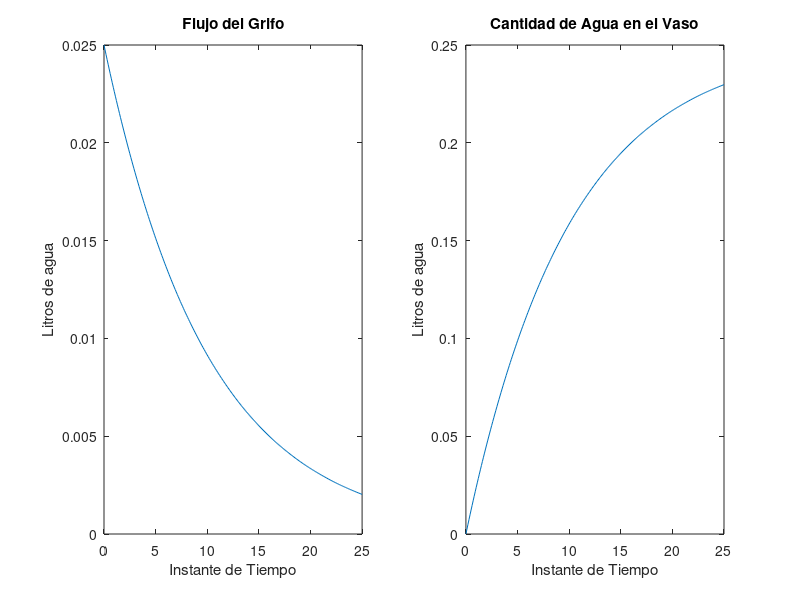

Here is the MATLAB script that generated this plot:
clear
clc
% --------------
% |   HITO 1   |
% --------------

% Primero defino los vectores y los datos que utilizaré para resolver el hito:

% Vector con los instantes de tiempo:
    % Para hacerlo más versátil y poder utilizar el modelo en otros casos,
    % defino los parámetros del incremento del tiempo y el tiempo total
    % como variables
incremento_tiempo = 0.1;
tiempo_total = 25;
instante_tiempo = 0:incremento_tiempo:tiempo_total;

% Cantidad de agua deseada:
agua_deseada = 0.25;

% Constante k:
k = 0.1;

% La cantidad de agua inicial en el vaso es igual a cero:
cantidad_agua_vaso(1) = 0;

% El bucle for se ejecutará tantas veces como instantes de tiempo haya
for i=1:length(instante_tiempo)
    
    % Discrepancia por instante de tiempo:
    discrepancia(i) = agua_deseada - cantidad_agua_vaso(i);

    % Flujo por instante de tiempo:
    flujo_grifo(i) = k * discrepancia(i);

    % Hallo la cantidad de agua del vaso a los 10 segundos:
    if instante_tiempo(i)==10
        display('La cantidad de litros de agua en el vaso en el segundo 10 es de :')
        display(cantidad_agua_vaso(i));
    % Hallo la cantidad de agua del vaso a los 20 segundos:
    elseif instante_tiempo(i)==20
        display('La cantidad de litros de agua en el vaso en el segundo 20 es de :')
        display(cantidad_agua_vaso(i));
    end

    % Cantidad de agua en el vaso en el siguiente instante de tiempo:
    cantidad_agua_vaso(i+1) = cantidad_agua_vaso(i) + flujo_grifo(i) .* incremento_tiempo;
end

% Represento gráficamente la evolución del flujo
subplot(1,2,1)
plot(instante_tiempo, flujo_grifo)
title('Flujo del Grifo')
ylabel('Litros de agua')
xlabel('Instante de Tiempo')

% Acoto el vector de la cantidad de agua en el vaso para no tener problema
% con la longitud de los vectores cantidad_agua_vaso e instante_tiempo
cantidad_agua_vaso = cantidad_agua_vaso(1:length(instante_tiempo));

% Represento gráficamente la evolución de la cantidad del agua en el vaso
subplot(1,2,2)
plot(instante_tiempo,cantidad_agua_vaso)
title('Cantidad de Agua en el Vaso')
ylabel('Litros de agua')
xlabel('Instante de Tiempo')